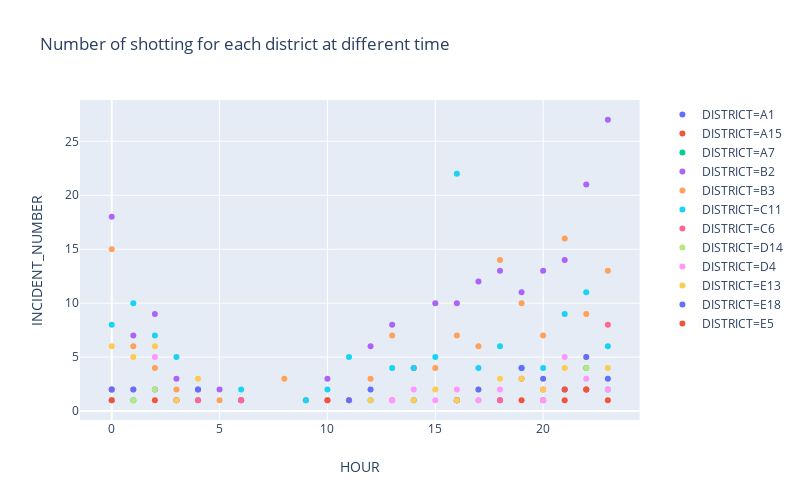

This figure's notebook cell:
### Code cell
fig = px.scatter(shotting_timeDist, x="HOUR", y="INCIDENT_NUMBER", color='DISTRICT',
                title='Number of shotting for each district at different time')

fig.update_layout(
    width=800,
    height=500,
)
fig.show()

### Figure 1 — Plotly figure (JSON) as saved in the notebook; plotly's stock layout.template omitted (floating-point values rounded to 4 significant figures)
{"data": [{"hoverlabel": {"namelength": 0}, "hovertemplate": "DISTRICT=A1<br>HOUR=%{x}<br>INCIDENT_NUMBER=%{y}", "legendgroup": "DISTRICT=A1", "marker": {"color": "#636efa", "symbol": "circle"}, "mode": "markers", "name": "DISTRICT=A1", "showlegend": true, "type": "scatter", "x": [0, 2, 3, 6, 16, 18], "xaxis": "x", "y": [1, 2, 1, 1, 1, 1], "yaxis": "y"}, {"hoverlabel": {"namelength": 0}, "hovertemplate": "DISTRICT=A15<br>HOUR=%{x}<br>INCIDENT_NUMBER=%{y}", "legendgroup": "DISTRICT=A15", "marker": {"color": "#EF553B", "symbol": "circle"}, "mode": "markers", "name": "DISTRICT=A15", "showlegend": true, "type": "scatter", "x": [20, 21, 22], "xaxis": "x", "y": [1, 1, 2], "yaxis": "y"}, {"hoverlabel": {"namelength": 0}, "hovertemplate": "DISTRICT=A7<br>HOUR=%{x}<br>INCIDENT_NUMBER=%{y}", "legendgroup": "DISTRICT=A7", "marker": {"color": "#00cc96", "symbol": "circle"}, "mode": "markers", "name": "DISTRICT=A7", "showlegend": true, "type": "scatter", "x": [0, 1, 14, 16, 22, 23], "xaxis": "x", "y": [2, 1, 1, 1, 4, 2], "yaxis": "y"}, {"hoverlabel": {"namelength": 0}, "hovertemplate": "DISTRICT=B2<br>HOUR=%{x}<br>INCIDENT_NUMBER=%{y}", "legendgroup": "DISTRICT=B2", "marker": {"color": "#ab63fa", "symbol": "circle"}, "mode": "markers", "name": "DISTRICT=B2", "showlegend": true, "type": "scatter", "x": [0, 1, 2, 3, 4, 5, 6, 9, 10, 12, 13, 14, 15, 16, 17, 18, 19, 20, 21, 22, 23], "xaxis": "x", "y": [18, 7, 9, 3, 2, 2, 1, 1, 3, 6, 8, 4, 10, 10, 12, 13, 11, 13, 14, 21, 27], "yaxis": "y"}, {"hoverlabel": {"namelength": 0}, "hovertemplate": "DISTRICT=B3<br>HOUR=%{x}<br>INCIDENT_NUMBER=%{y}", "legendgroup": "DISTRICT=B3", "marker": {"color": "#FFA15A", "symbol": "circle"}, "mode": "markers", "name": "DISTRICT=B3", "showlegend": true, "type": "scatter", "x": [0, 1, 2, 3, 4, 5, 8, 9, 10, 11, 12, 13, 14, 15, 16, 17, 18, 19, 20, 21, 22, 23], "xaxis": "x", "y": [15, 6, 4, 2, 1, 1, 3, 1, 1, 1, 3, 7, 4, 4, 7, 6, 14, 10, 7, 16, 9, 13], "yaxis": "y"}, {"hoverlabel": {"namelength": 0}, "hovertemplate": "DISTRICT=C11<br>HOUR=%{x}<br>INCIDENT_NUMBER=%{y}", "legendgroup": "DISTRICT=C11", "marker": {"color": "#19d3f3", "symbol": "circle"}, "mode": "markers", "name": "DISTRICT=C11", "showlegend": true, "type": "scatter", "x": [0, 1, 2, 3, 4, 6, 9, 10, 11, 12, 13, 14, 15, 16, 17, 18, 19, 20, 21, 22, 23], "xaxis": "x", "y": [8, 10, 7, 5, 1, 2, 1, 2, 5, 1, 4, 4, 5, 22, 4, 6, 4, 4, 9, 11, 6], "yaxis": "y"}, {"hoverlabel": {"namelength": 0}, "hovertemplate": "DISTRICT=C6<br>HOUR=%{x}<br>INCIDENT_NUMBER=%{y}", "legendgroup": "DISTRICT=C6", "marker": {"color": "#FF6692", "symbol": "circle"}, "mode": "markers", "name": "DISTRICT=C6", "showlegend": true, "type": "scatter", "x": [0, 3, 4, 6, 11, 13, 16, 18, 19, 20, 22, 23], "xaxis": "x", "y": [2, 1, 1, 1, 1, 1, 1, 1, 3, 2, 2, 8], "yaxis": "y"}, {"hoverlabel": {"namelength": 0}, "hovertemplate": "DISTRICT=D14<br>HOUR=%{x}<br>INCIDENT_NUMBER=%{y}", "legendgroup": "DISTRICT=D14", "marker": {"color": "#B6E880", "symbol": "circle"}, "mode": "markers", "name": "DISTRICT=D14", "showlegend": true, "type": "scatter", "x": [0, 1, 2, 17, 22, 23], "xaxis": "x", "y": [1, 1, 2, 1, 4, 2], "yaxis": "y"}, {"hoverlabel": {"namelength": 0}, "hovertemplate": "DISTRICT=D4<br>HOUR=%{x}<br>INCIDENT_NUMBER=%{y}", "legendgroup": "DISTRICT=D4", "marker": {"color": "#FF97FF", "symbol": "circle"}, "mode": "markers", "name": "DISTRICT=D4", "showlegend": true, "type": "scatter", "x": [0, 1, 2, 10, 13, 14, 15, 16, 17, 18, 20, 21, 22, 23], "xaxis": "x", "y": [2, 2, 5, 1, 1, 2, 1, 2, 1, 2, 1, 5, 3, 2], "yaxis": "y"}, {"hoverlabel": {"namelength": 0}, "hovertemplate": "DISTRICT=E13<br>HOUR=%{x}<br>INCIDENT_NUMBER=%{y}", "legendgroup": "DISTRICT=E13", "marker": {"color": "#FECB52", "symbol": "circle"}, "mode": "markers", "name": "DISTRICT=E13", "showlegend": true, "type": "scatter", "x": [0, 1, 2, 3, 4, 11, 12, 14, 15, 16, 17, 18, 19, 20, 21, 22, 23], "xaxis": "x", "y": [6, 5, 6, 1, 3, 1, 1, 1, 2, 1, 2, 3, 3, 2, 4, 5, 4], "yaxis": "y"}, {"hoverlabel": {"namelength": 0}, "hovertemplate": "DISTRICT=E18<br>HOUR=%{x}<br>INCIDENT_NUMBER=%{y}", "legendgroup": "DISTRICT=E18", "marker": {"color": "#636efa", "symbol": "circle"}, "mode": "markers", "name": "DISTRICT=E18", "showlegend": true, "type": "scatter", "x": [0, 1, 4, 11, 12, 17, 19, 20, 21, 22, 23], "xaxis": "x", "y": [2, 2, 2, 1, 2, 2, 4, 3, 2, 5, 3], "yaxis": "y"}, {"hoverlabel": {"namelength": 0}, "hovertemplate": "DISTRICT=E5<br>HOUR=%{x}<br>INCIDENT_NUMBER=%{y}", "legendgroup": "DISTRICT=E5", "marker": {"color": "#EF553B", "symbol": "circle"}, "mode": "markers", "name": "DISTRICT=E5", "showlegend": true, "type": "scatter", "x": [0, 2, 10, 19, 21, 22, 23], "xaxis": "x", "y": [1, 1, 1, 1, 2, 2, 1], "yaxis": "y"}], "layout": {"height": 500, "legend": {"tracegroupgap": 0}, "title": {"text": "Number of shotting for each district at different time"}, "width": 800, "xaxis": {"anchor": "y", "domain": [0, 0.98], "title": {"text": "HOUR"}}, "yaxis": {"anchor": "x", "domain": [0, 1], "title": {"text": "INCIDENT_NUMBER"}}}}
